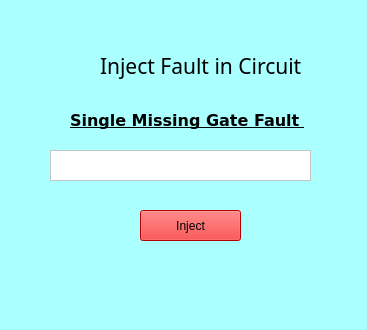
<?xml version="1.0" encoding="UTF-8"?>
<ui version="4.0">
 <class>TruthTableGenerator</class>
 <widget class="QMainWindow" name="TruthTableGenerator">
  <property name="geometry">
   <rect>
    <x>0</x>
    <y>0</y>
    <width>367</width>
    <height>330</height>
   </rect>
  </property>
  <property name="windowTitle">
   <string>InjectFault::SMGF</string>
  </property>
  <property name="styleSheet">
   <string notr="true">background-color: rgb(170, 255, 255);
border-color: rgb(0, 0, 0);
border-bottom-color: rgb(0, 0, 0);</string>
  </property>
  <widget class="QWidget" name="centralwidget">
   <widget class="QLabel" name="label">
    <property name="geometry">
     <rect>
      <x>70</x>
      <y>80</y>
      <width>251</width>
      <height>81</height>
     </rect>
    </property>
    <property name="font">
     <font>
      <family>DejaVu Sans</family>
      <pointsize>12</pointsize>
      <weight>75</weight>
      <bold>true</bold>
      <underline>true</underline>
     </font>
    </property>
    <property name="text">
     <string>Single Missing Gate Fault </string>
    </property>
   </widget>
   <widget class="QLabel" name="label_2">
    <property name="geometry">
     <rect>
      <x>100</x>
      <y>40</y>
      <width>251</width>
      <height>51</height>
     </rect>
    </property>
    <property name="font">
     <font>
      <family>Ubuntu Condensed</family>
      <pointsize>16</pointsize>
      <weight>50</weight>
      <italic>false</italic>
      <bold>false</bold>
     </font>
    </property>
    <property name="text">
     <string>Inject Fault in Circuit</string>
    </property>
   </widget>
   <widget class="QPushButton" name="run">
    <property name="geometry">
     <rect>
      <x>140</x>
      <y>210</y>
      <width>101</width>
      <height>31</height>
     </rect>
    </property>
    <property name="styleSheet">
     <string notr="true">background-color: rgb(255, 0, 0);</string>
    </property>
    <property name="text">
     <string>Inject</string>
    </property>
   </widget>
   <widget class="QTextEdit" name="filename">
    <property name="geometry">
     <rect>
      <x>50</x>
      <y>150</y>
      <width>261</width>
      <height>31</height>
     </rect>
    </property>
    <property name="styleSheet">
     <string notr="true">color: rgb(170, 255, 0);
color: rgb(0, 0, 0);
background-color: rgb(255, 255, 255);</string>
    </property>
   </widget>
  </widget>
  <widget class="QMenuBar" name="menubar">
   <property name="geometry">
    <rect>
     <x>0</x>
     <y>0</y>
     <width>367</width>
     <height>23</height>
    </rect>
   </property>
  </widget>
  <widget class="QStatusBar" name="statusbar"/>
 </widget>
 <resources/>
 <connections/>
</ui>
